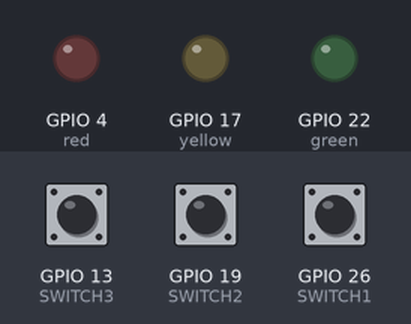
Simulated run of this program. Board: Raspberry Pi (BCM pin numbers). Shown: output pins drawn as LEDs (lit = HIGH). Inputs (shaded band) come from the test bench; at power-on: GPIO 13 (SWITCH3) LOW, GPIO 19 (SWITCH2) LOW, GPIO 26 (SWITCH1) LOW. What the program prints to the terminal is not drawn.

Above: at 1.2 s.
1.3 s: GPIO 13 (SWITCH3) pulled HIGH for 0.15 s
At 1.37 s:
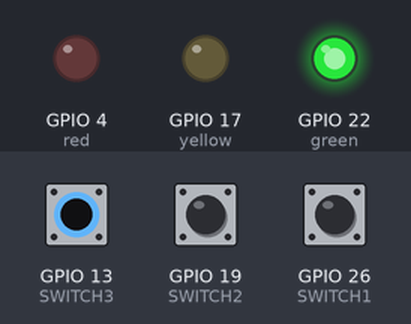
2.9 s: GPIO 19 (SWITCH2) pulled HIGH for 0.15 s
At 2.97 s:
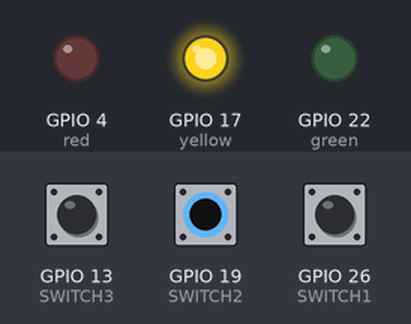
4.5 s: GPIO 26 (SWITCH1) pulled HIGH for 0.15 s
At 4.57 s:
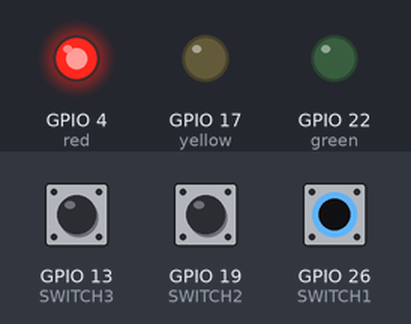
6.1 s: GPIO 26 (SWITCH1) pulled HIGH for 3.2 s
At 9.9 s:
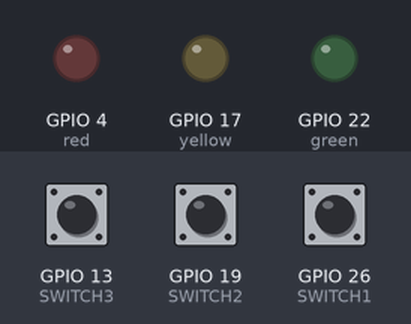
10.8 s: GPIO 13 (SWITCH3) pulled HIGH for 3.2 s
At 12.2 s:
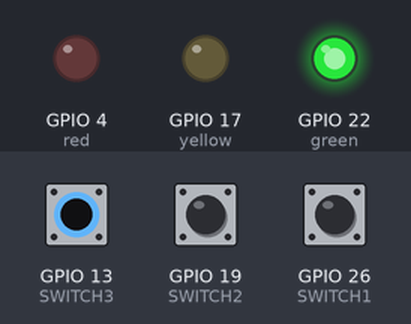
15.5 s: GPIO 13 (SWITCH3) driven HIGH and GPIO 19 (SWITCH2) driven HIGH
At 16.0 s:
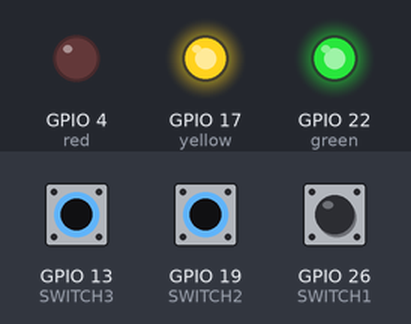
Timing chart, 0 to 18.0 s (numbered marks = the images above; inputs shaded):
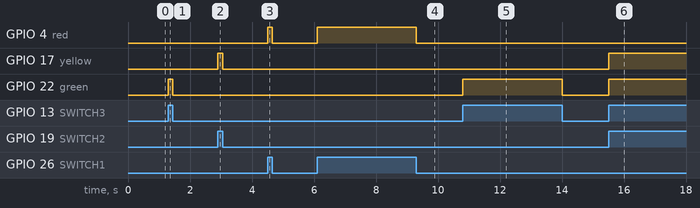

Measured:
- after the input at 1.3 s, GPIO 22 (green): LOW → HIGH at once, → LOW 0.15 s later
- after the input at 2.9 s, GPIO 17 (yellow): LOW → HIGH at once, → LOW 0.15 s later
- after the input at 4.5 s, GPIO 4 (red): LOW → HIGH at once, → LOW 0.15 s later
- after the input at 6.1 s, GPIO 4 (red): LOW → HIGH at once, → LOW 3.2 s later
- after the input at 10.8 s, GPIO 22 (green): LOW → HIGH at once, → LOW 3.2 s later
- after the input at 15.5 s, GPIO 17 (yellow), GPIO 22 (green): LOW → HIGH at once

The program:

switch3_led.py
```python
import RPi.GPIO as GPIO

red = 4
yellow = 17
green = 22
SWITCH1 = 26
SWITCH2 = 19
SWITCH3 = 13

GPIO.setmode(GPIO.BCM)
GPIO.setup(red, GPIO.OUT)
GPIO.setup(yellow, GPIO.OUT)
GPIO.setup(green, GPIO.OUT)
GPIO.setup(SWITCH1, GPIO.IN, pull_up_down = GPIO.PUD_DOWN)
GPIO.setup(SWITCH2, GPIO.IN, pull_up_down = GPIO.PUD_DOWN)
GPIO.setup(SWITCH3, GPIO.IN, pull_up_down = GPIO.PUD_DOWN)

try:
    while True:
        val1 = GPIO.input(SWITCH1)
        print(val1)
        GPIO.output(red, val1)
        val2 = GPIO.input(SWITCH2)
        print(val2)
        GPIO.output(yellow, val2)
        val3 = GPIO.input(SWITCH3)
        print(val3)
        GPIO.output(green, val3)
finally:
    GPIO.cleanup()
    print('cleanup and exit')
```
